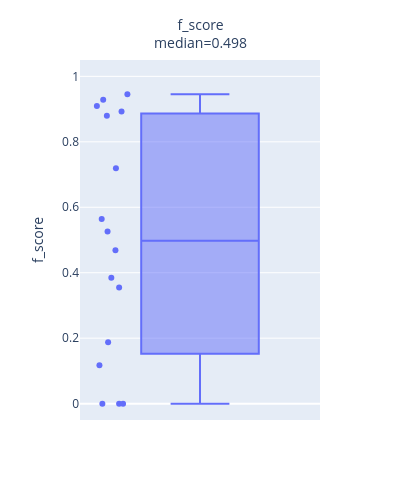

Write notebook code for a chart like this one.
### Markdown cell above
#### Plotting individual classification metrics

### Code cell
ns.pl.boxplot(evaluation_results, "f_score", save = True, output_folder = output_folder, outputfilename_prefix = outputfilename_prefix)

### Figure 1 — Plotly figure (JSON) as saved in the notebook; plotly's stock layout.template omitted (floating-point values rounded to 4 significant figures)
{"data": [{"alignmentgroup": "True", "boxpoints": "all", "hovertemplate": "<b>%{hovertext}</b><br><br>f_score=%{y}<extra></extra>", "hovertext": ["e1_e299_SLC17A7_L5b_Cdh13", "g1_g48_GLI3_Astro_Gja1", "g2_g27_APBB1IP_Micro_Ctss", "g3_g18_GPNMB_OPC_Pdgfra", "g4_g9_MOG_Oligo_Opalin", "i10_i16_TSPAN12_Vip_Mybpc1", "i11_i6_EGF_Vip_Mybpc1", "i1_i90_COL5A2_Ndnf_Car4", "i2_i77_LHX6_Sst_Cbln4", "i3_i56_BAGE2_Ndnf_Cxcl14", "i4_i54_MC4R_Ndnf_Cxcl14", "i5_i47_TRPC3_Ndnf_Car4", "i6_i44_GPR149_Vip_Mybpc1", "i7_i31_CLMP_Ndnf_Cxcl14", "i8_i27_SNCG_Vip_Mybpc1", "i9_i22_TAC3_Vip_Mybpc1"], "legendgroup": "", "marker": {"color": "#636efa"}, "name": "", "notched": false, "offsetgroup": "", "orientation": "v", "showlegend": false, "type": "box", "x0": " ", "xaxis": "x", "y": [0.9451, 0.8929, 0.3846, 0.9286, 0.9091, 0.4688, 0.0, 0.8799, 0.1176, 0.5645, 0.7192, 0.0, 0.1875, 0.3548, 0.0, 0.5263], "y0": " ", "yaxis": "y"}], "layout": {"annotations": [{"align": "center", "font": {"size": 14}, "showarrow": false, "text": "f_score<br>median=0.498", "x": "f_score", "xanchor": "center", "xref": "x", "y": 1.13, "yref": "paper"}], "boxmode": "group", "height": 500, "legend": {"tracegroupgap": 0}, "margin": {"t": 60}, "width": 400, "xaxis": {"anchor": "y", "domain": [0, 1], "range": [-0.5, 0.5]}, "yaxis": {"anchor": "x", "domain": [0, 1], "range": [-0.05, 1.05], "title": {"text": "f_score"}}}}
